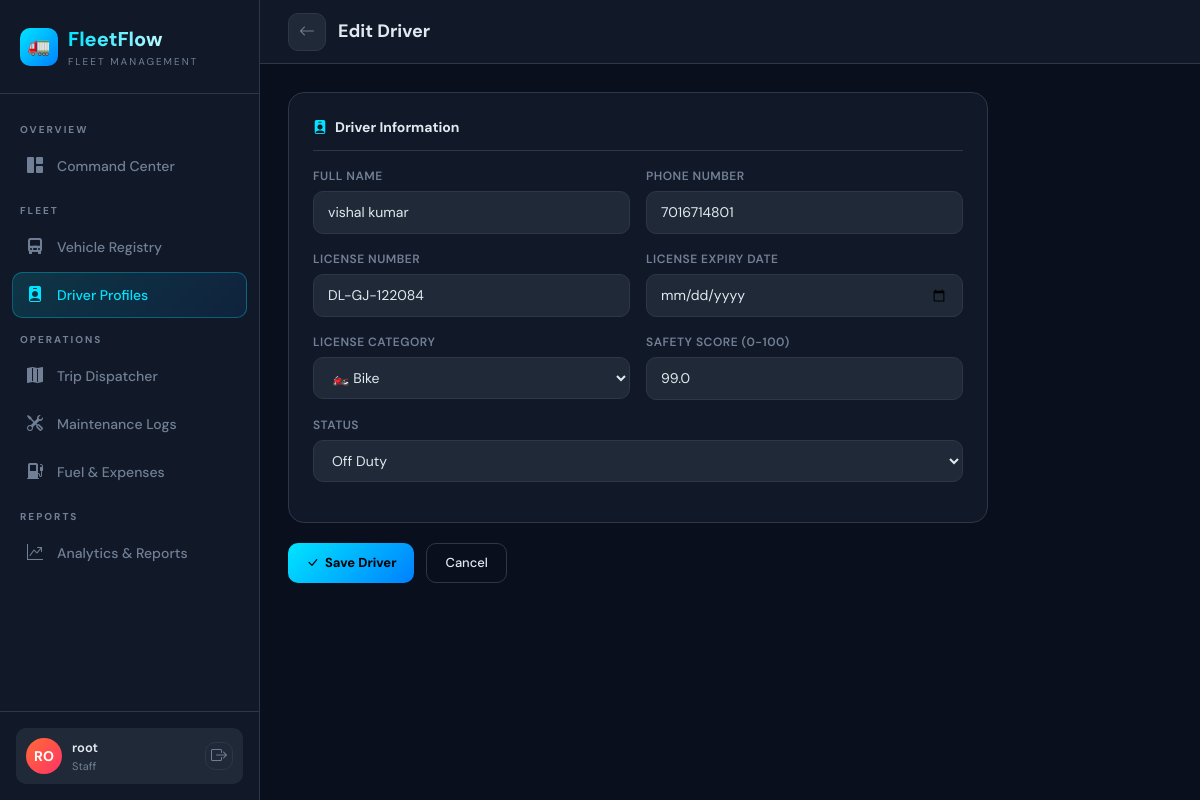
The app's page /drivers/edit/1/ (signed in) with its own data.
### drivers/models.py (models this page shows, shortened)
class Driver(models.Model):
    STATUS = [
        ('on_duty', 'On Duty'),
        ('off_duty', 'Off Duty'),
        ('suspended', 'Suspended'),
    ]
    LICENSE_CAT = [
        ('truck', 'Truck'),
        ('van', 'Van'),
        ('bike', 'Bike'),
    ]
    name = models.CharField(max_length=100)
    phone = models.CharField(max_length=15)
    license_number = models.CharField(max_length=50, unique=True)
    license_expiry = models.DateField()
    license_category = models.CharField(max_length=10, choices=LICENSE_CAT)
    safety_score = models.FloatField(default=100.0)
    status = models.CharField(max_length=20, choices=STATUS, default='off_duty')
    created_at = models.DateTimeField(auto_now_add=True)

### drivers/views.py (the view, shortened to what this page needs)
# urls.py: path('edit/<int:pk>/', views.driver_edit, name='driver_edit'),
@login_required
def driver_edit(request, pk):
    group = get_group(request.user)
    if group not in ['Manager', 'Safety Officer']:
        messages.error(request, 'Access Denied!')
        return redirect_user(group)
    driver = get_object_or_404(Driver, pk=pk)
    return render(request, 'drivers/driver_form.html', {'driver': driver})

### drivers/views.py (called while the page is built)
def get_group(user):
    if user.is_superuser:
        return 'Manager'
    group = user.groups.first()
    return group.name if group else ''

### templates/drivers/driver_form.html (shortened to what this page needs)
{% extends 'base.html' %}
{% block topbar %}
<div class="topbar">
  <div style="display:flex;align-items:center;gap:12px">
    <a href="{% url 'driver_list' %}" class="btn-icon"><i class="bi bi-arrow-left"></i></a>
    <div><div class="page-title">{% if driver %}Edit Driver{% else %}Add New Driver{% endif %}</div></div>
  </div>
</div>
{% endblock %}
{% block content %}
<div style="max-width:700px">
  <form method="post">
    <div class="form-section">
      <div class="form-section-title"><i class="bi bi-person-badge-fill"></i> Driver Information</div>
      <div class="form-row">
        <div class="form-group">
          <label class="form-label-ff">Full Name</label>
          <input class="form-control-ff" type="text" name="name" value="{{ driver.name|default:'' }}" placeholder="e.g. Alex Kumar" required>
        </div>
        <div class="form-group">
          <label class="form-label-ff">Phone Number</label>
          <input class="form-control-ff" type="text" name="phone" value="{{ driver.phone|default:'' }}" placeholder="e.g. 9876543210" required>
        </div>
      </div>
      <div class="form-row">
        <div class="form-group">
          <label class="form-label-ff">License Number</label>
          <input class="form-control-ff" type="text" name="license_number" value="{{ driver.license_number|default:'' }}" placeholder="e.g. DL-GJ-20210045" required>
        </div>
        <div class="form-group">
          <label class="form-label-ff">License Expiry Date</label>
          <input class="form-control-ff" type="date" name="license_expiry" value="{{ driver.license_expiry|default:'' }}" required>
        </div>
      </div>
      <div class="form-row">
        <div class="form-group">
          <label class="form-label-ff">License Category</label>
          <select class="form-control-ff" name="license_category" required>
            <option value="bike" {% if driver.license_category == 'bike' %}selected{% endif %}>🏍️ Bike</option>
          </select>
        </div>
        <div class="form-group">
          <label class="form-label-ff">Safety Score (0-100)</label>
          <input class="form-control-ff" type="number" name="safety_score" value="{{ driver.safety_score|default:'100' }}" min="0" max="100">
        </div>
      </div>
      <div class="form-group">
        <label class="form-label-ff">Status</label>
        <select class="form-control-ff" name="status">
          <option value="off_duty" {% if driver.status == 'off_duty' %}selected{% endif %}>Off Duty</option>
        </select>
      </div>
    </div>
    <div style="display:flex;gap:12px">
      <button type="submit" class="btn-primary-ff"><i class="bi bi-check-lg"></i> Save Driver</button>
      <a href="{% url 'driver_list' %}" class="btn-outline-ff">Cancel</a>
    </div>
  </form>
</div>
{% endblock %}

### templates/base.html (shortened to what this page needs)
{% load static %}
<!DOCTYPE html>
<html lang="en">
<head>
<link href="https://cdnjs.cloudflare.com/ajax/libs/bootstrap/5.3.2/css/bootstrap.min.css" rel="stylesheet">
<link href="https://cdnjs.cloudflare.com/ajax/libs/bootstrap-icons/1.11.3/font/bootstrap-icons.min.css" rel="stylesheet">
<link rel="stylesheet" href="{% static 'css/main.css' %}">
</head>
<body>
<div style="display:flex">
  <div class="sidebar">
    <div class="sidebar-brand">
      <div class="brand-logo">
        <div class="brand-icon">🚛</div>
        <div>
          <div class="brand-name">FleetFlow</div>
          <div class="brand-tag">Fleet Management</div>
        </div>
      </div>
    </div>
    <nav class="sidebar-nav">
      {% if request.user.is_superuser or request.user.groups.first.name == 'Manager' %}
      <div class="nav-section">Overview</div>
      <a class="nav-item {% if request.resolver_match.url_name == 'dashboard' %}active{% endif %}" href="{% url 'dashboard' %}">
        <i class="bi bi-grid-1x2-fill"></i> Command Center
      </a>
      {% endif %}
      {% if request.user.is_superuser or request.user.groups.first.name == 'Manager' or request.user.groups.first.name == 'Dispatcher' or request.user.groups.first.name == 'Safety Officer' %}
      <div class="nav-section">Fleet</div>
      {% endif %}
      {% if request.user.is_superuser or request.user.groups.first.name == 'Manager' or request.user.groups.first.name == 'Dispatcher' %}
      <a class="nav-item {% if 'vehicle' in request.path %}active{% endif %}" href="{% url 'vehicle_list' %}">
        <i class="bi bi-truck-front-fill"></i> Vehicle Registry
      </a>
      {% endif %}
      {% if request.user.is_superuser or request.user.groups.first.name == 'Manager' or request.user.groups.first.name == 'Safety Officer' %}
      <a class="nav-item {% if 'driver' in request.path %}active{% endif %}" href="{% url 'driver_list' %}">
        <i class="bi bi-person-badge-fill"></i> Driver Profiles
      </a>
      {% endif %}
      {% if request.user.is_superuser or request.user.groups.first.name == 'Manager' or request.user.groups.first.name == 'Dispatcher' %}
      <div class="nav-section">Operations</div>
      <a class="nav-item {% if 'trip' in request.path %}active{% endif %}" href="{% url 'trip_list' %}">
        <i class="bi bi-map-fill"></i> Trip Dispatcher
      </a>
      <a class="nav-item {% if 'maintenance' in request.path %}active{% endif %}" href="{% url 'maintenance_list' %}">
        <i class="bi bi-tools"></i> Maintenance Logs
      </a>
      <a class="nav-item {% if 'expense' in request.path or 'fuel' in request.path %}active{% endif %}" href="{% url 'expense_list' %}">
        <i class="bi bi-fuel-pump-fill"></i> Fuel & Expenses
      </a>
      {% endif %}
      {% if request.user.is_superuser or request.user.groups.first.name == 'Manager' or request.user.groups.first.name == 'Analyst' %}
      <div class="nav-section">Reports</div>
      <a class="nav-item {% if 'analytics' in request.path %}active{% endif %}" href="{% url 'analytics' %}">
        <i class="bi bi-graph-up-arrow"></i> Analytics & Reports
      </a>
      {% endif %}
    </nav>
    <div class="sidebar-footer">
      <div class="user-card">
        <div class="user-avatar">{{ request.user.username|slice:":2"|upper }}</div>
        <div>
          <div class="user-name">{{ request.user.get_full_name|default:request.user.username }}</div>
          <div class="user-role">{{ request.user.groups.first|default:"Staff" }}</div>
        </div>
        <a href="{% url 'logout' %}" class="btn-icon" style="margin-left:auto;width:28px;height:28px">
          <i class="bi bi-box-arrow-right"></i>
        </a>
      </div>
    </div>
  </div>
  <div class="main-content">
    {% block topbar %}{% endblock %}
    <div class="content-area">
      {% block content %}{% endblock %}
    </div>
  </div>
</div>
</body>
</html>

### records on screen
Driver: name "vishal kumar", phone "7016714801", license_number "DL-GJ-122084", license_category "🏍️ Bike", safety_score "99.0", status "Off Duty"

### other values on screen
{{ request.user.username|slice:":2"|upper }} "RO"
{{ request.user.get_full_name|default:request.user.username }} "root"
{{ request.user.groups.first|default:"Staff" }} "Staff"
